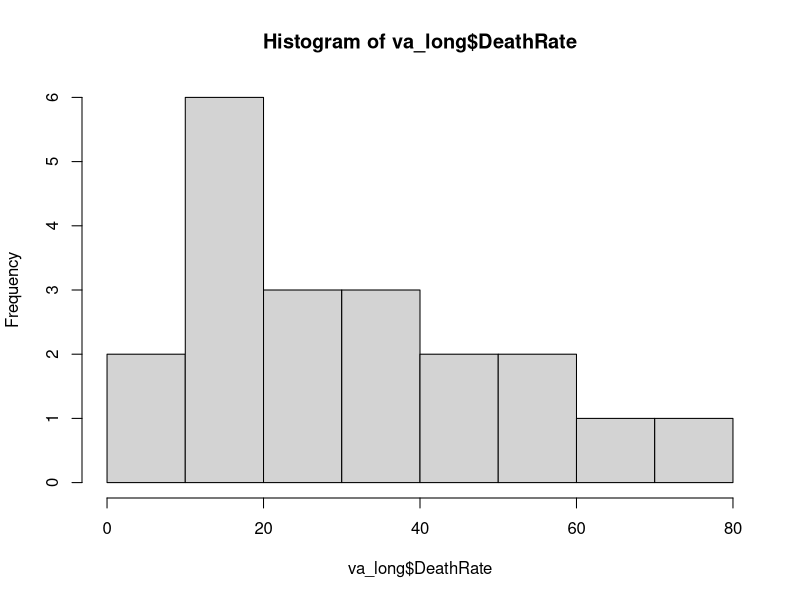
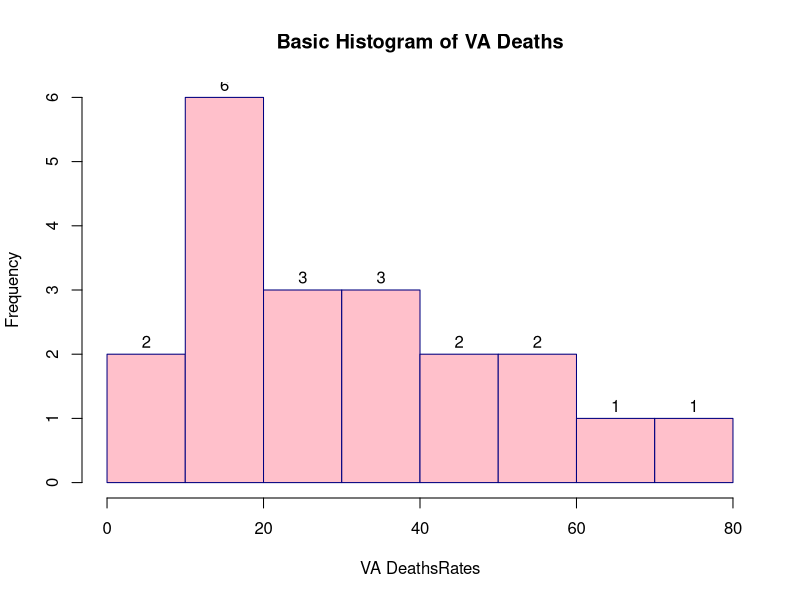
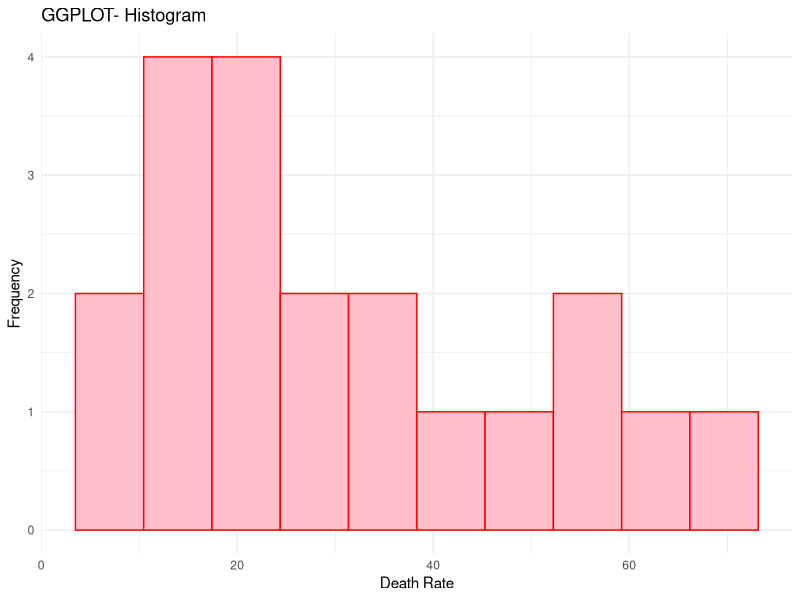

These charts were generated, in order, by the following R code:
#Accessing the infoanout the dataset
VADeaths

#Checking the type of dataset
class(VADeaths)

#accessing help for unknown functions or classes
help(class)

#Coverting the given datset into data frame
va_df <- as.data.frame(VADeaths)

#Checking to confirm if the dataset changed to dataframe
class(va_df)

#Creating view of dataset into a table
View(va_df)

#Creating a newcolumn in the dataframe
va_df$AgeGroups <- row.names(VADeaths)

#changing the data into 'long' format using 'reshape' function
va_long = reshape(va_df,
                  direction = "long",
                  varying = colnames(VADeaths),
                  v.names = "DeathRate",
                  timevar = "Population",
                  times = colnames(VADeaths)
)
View(va_long)

hist(va_long$DeathRate)
#Changing the title,labels,color,bins
hist(va_long$DeathRate,
     breaks=5,
     main= "Basic Histogram of VA Deaths",
     xlab= "VA DeathsRates",
     ylab= "Frequency",
     labels=TRUE,
     col = "pink",
     border = "navyblue")

library(ggplot2)
ggplot(
  va_long,
  aes(x=DeathRate)
)+
  geom_histogram(bins = 10,fill = "pink", col = "red")+
  labs(
    title= "GGPLOT- Histogram",
    x = "Death Rate",
    y = "Frequency"
  )+
  #facet_wrap
  theme_minimal()

